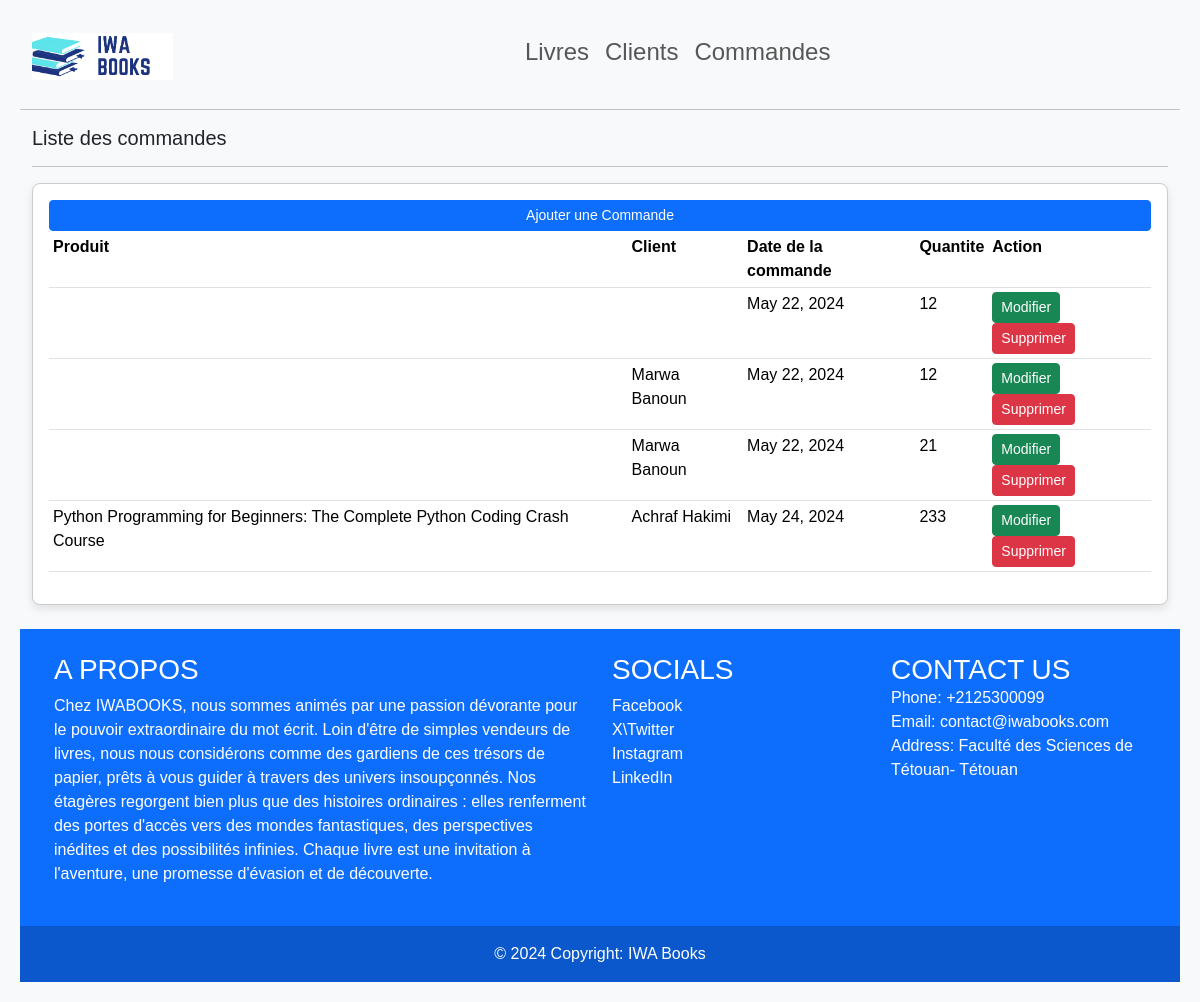
/commande/, run on the app's committed database.
### Commande/models.py (models this page shows)
class Commande(models.Model):
    client = models.ForeignKey(Client, on_delete=models.SET_NULL, null=True)
    livre = models.ForeignKey(Livre, on_delete=models.SET_NULL, null=True)
    dateCreation = models.DateField(auto_now_add=True)
    qte = models.IntegerField(null=True)

### Client/models.py (models this page shows, shortened)
class Client(models.Model):
    nom = models.CharField(max_length=30, null=True)
    prenom = models.CharField(max_length=30, null=True)
    email = models.EmailField()
    telephone = models.CharField(max_length=26)
    dateCreation = models.DateField(auto_now_add=True)

### Livre/models.py (models this page shows, shortened)
class Livre(models.Model):
    CATEGORY = (
        ('Physique', 'Physique'),
        ('Mathématique', 'Mathématique'),
        ('Chimie', 'Chimie'),
        ('Science', 'Science'),
        ('Enfant', 'Enfant'),
        ('Informatique', 'Informatique')
    )
    titre = models.CharField(max_length=100)
    auteur = models.CharField(max_length=100)
    prix = models.DecimalField(max_digits=5, decimal_places=2)
    description = models.TextField(null=True, blank=True)
    image_covr = models.ImageField(upload_to='photos/%y/%m/%d', null=True)
    quantite = models.IntegerField()
    pages = models.PositiveSmallIntegerField()
    category = models.CharField(max_length=190, null=True, choices=CATEGORY)
    date_edition = models.DateTimeField(default=datetime.now)

### Commande/views.py (the view)
# urls.py: path('', views.index, name='list_clients'),
def index(request):
    commandes = Commande.objects.all()
    context = {'commandes': commandes}
    return render(request, 'commande/list_commandes.html', context)

### templates/commande/list_commandes.html
{% extends 'main.html'%}
{%block contenu %}
<div>
		<h5>Liste des commandes</h5>
		<hr>
		<div class="card card-body">
			<a class="btn btn-primary  btn-sm btn-block" href="{% url 'ajouter_commande' %}">Ajouter une Commande</a>
			<table class="table table-sm">
				<tr>
					<th>Produit</th>
					<th>Client</th>
					<th>Date de la commande</th>
					<th>Quantite</th>
					<th>Action</th>
				</tr>
				{% for commande in commandes %}
					<tr>
						<td>{{commande.livre.titre}}</td>
						<td>{{commande.client.nom}} {{commande.client.prenom}}</td>
						<td>{{commande.dateCreation}}</td>
						<td>{{commande.qte}}</td>
						<td>
							<a class="btn btn-success btn-sm btn-block" href="{% url 'modifier_commande' commande.id %}">Modifier</a>
							<a class="btn btn-danger btn-sm btn-block" href="{% url 'supprimer_commande' commande.id %}">Supprimer</a>
						</td>
					</tr>
				{% endfor %}
			</table>
		</div>
	</div>
{%endblock%}

### templates/main.html (shortened to what this page needs)
<!DOCTYPE html>
<html lang="en">
{% load static %}
<head>
  <link href="https://cdn.jsdelivr.net/npm/bootstrap@5.3.2/dist/css/bootstrap.min.css" rel="stylesheet">
  <link href="{% static 'css/main.css' %}" rel="stylesheet">
</head>
<body>
{% include 'base/navbar.html'%}
<hr>
<div class="container-fluid bg-light">
{% block contenu%}
{%endblock%}
</div>
<br>
{% include 'base/footer.html'%}
</body>
</html>

### templates/base/navbar.html (shortened to what this page needs)
{% load static %}
<nav class="navbar navbar-expand-lg bg-body-tertiary">
  <div class="container-fluid">
    <a class="navbar-brand" href="{%url 'home'%}" id="logolink"><img src="{% static 'images/logodark.png' %}" id="logo" width="30%"></a>
    <div class="collapse navbar-collapse" id="navbarSupportedContent" >
      <ul class="navbar-nav me-auto mb-2 mb-lg-0">
        <li class="nav-item">
          <a class="nav-link" href="{%url 'home'%}"><h4>Livres</h4></a>
        </li>
        <li class="nav-item">
          <a class="nav-link" href="{%url 'list_clients'%}"><h4>Clients</h4></a>
        </li>
        <li class="nav-item">
          <a class="nav-link" href="{%url 'list_commandes'%}"><h4>Commandes</h4></a>
        </li>
    </div>
  </div>
</nav>

### templates/base/footer.html
<footer class="bg-primary text-white text-center text-lg-start">
  <div class="container p-4">
    <div class="row">
      <div class="col-lg-6 col-md-12 mb-4 mb-md-0">
        <h3 class="text-uppercase">A propos </h3>
        <p>
          Chez IWABOOKS, nous sommes animés par une passion dévorante pour le pouvoir extraordinaire du mot écrit. Loin d'être de simples vendeurs de livres, nous nous considérons comme des gardiens de ces trésors de papier, prêts à vous guider à travers des univers insoupçonnés.
          Nos étagères regorgent bien plus que des histoires ordinaires : elles renferment des portes d'accès vers des mondes fantastiques, des perspectives inédites et des possibilités infinies. Chaque livre est une invitation à l'aventure, une promesse d'évasion et de découverte.
        </p>
      </div>
      <div class="col-lg-3 col-md-6 mb-4 mb-md-0">
        <h3 class="text-uppercase">Socials</h3>
        <ul class="list-unstyled mb-0">
          <li>
            <a href="#!" class="text-white">Facebook</a>
          </li>
          <li>
            <a href="#!" class="text-white">X\Twitter</a>
          </li>
          <li>
            <a href="#!" class="text-white">Instagram</a>
          </li>
          <li>
            <a href="#!" class="text-white">LinkedIn</a>
          </li>
        </ul>
      </div>
      <div class="col-lg-3 col-md-6 mb-4 mb-md-0">
        <h3 class="text-uppercase mb-0">Contact us</h3>
        <ul class="list-unstyled">
          <li>
            <a href="#!" class="text-white">Phone: +2125300099</a>
          </li>
          <li>
            <a href="#!" class="text-white">Email: contact@iwabooks.com</a>
          </li>
          <li>
            <a href="#!" class="text-white">Address: Faculté des Sciences de Tétouan- Tétouan</a>
          </li>
        </ul>
      </div>
    </div>
  </div>
  <div class="text-center p-3" style="background-color: rgba(0, 0, 0, 0.2);">
    © 2024 Copyright:
    IWA Books
  </div>
</footer>

### static/css/main.css (style rules this page uses)
body { font-family: Arial, sans-serif; background-color: #f8f9fa; }
.card { border: none; border-radius: 12px; box-shadow: 0 4px 8px rgba(0, 0, 0, 0.1); transition: box-shadow 0.3s; }
body { font-family: Arial, sans-serif; background-color: #f4f4f4; padding: 20px; }
.card { border: 1px solid #ccc; border-radius: 8px; transition: box-shadow 0.3s; }
body { font-family: Arial, sans-serif; background-color: #f8f9fa; padding: 20px; }
a { color: #007bff; text-decoration: none; }

### data on the page
Commande: dateCreation "May 22, 2024", qte "12"
Commande: client.nom "Marwa", client.prenom "Banoun", dateCreation "May 22, 2024", qte "12"
Commande: client.nom "Marwa", client.prenom "Banoun", dateCreation "May 22, 2024", qte "21"
Commande: livre.titre "Python Programming for Beginners: The Complete Python Coding Crash Course", client.nom "Achraf", client.prenom "Hakimi", dateCreation "May 24, 2024", qte "233"
